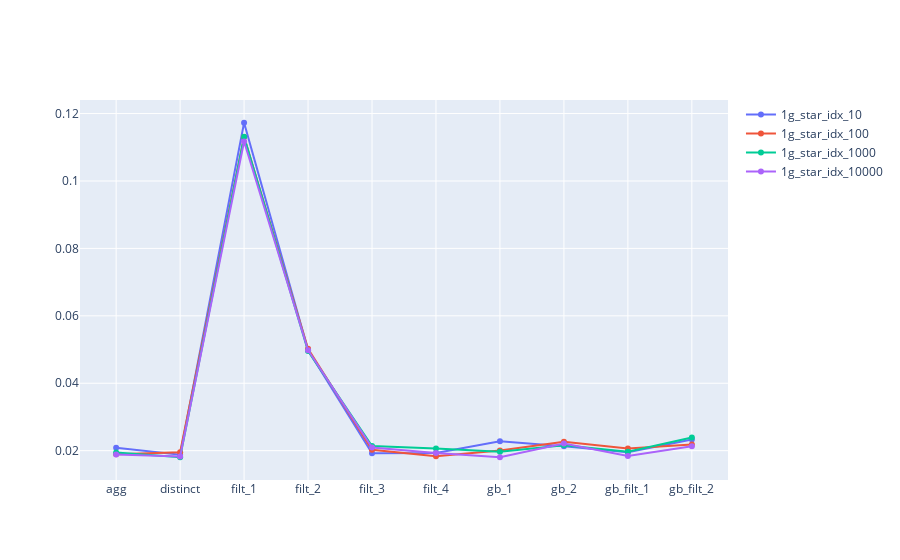

The code cell stored with this chart in its notebook:
### Code cell


### Figure 1 — Plotly figure (JSON) as saved in the notebook; plotly's stock layout.template omitted (floating-point values rounded to 4 significant figures)
{"data": [{"name": "1g_star_idx_10", "type": "scatter", "x": ["agg", "distinct", "filt_1", "filt_2", "filt_3", "filt_4", "gb_1", "gb_2", "gb_filt_1", "gb_filt_2"], "y": [0.0209, 0.01881, 0.1173, 0.04985, 0.01925, 0.01928, 0.02276, 0.0213, 0.01953, 0.02334]}, {"name": "1g_star_idx_100", "type": "scatter", "x": ["agg", "distinct", "filt_1", "filt_2", "filt_3", "filt_4", "gb_1", "gb_2", "gb_filt_1", "gb_filt_2"], "y": [0.0189, 0.01954, 0.113, 0.05022, 0.02024, 0.01836, 0.02004, 0.02262, 0.02063, 0.02186]}, {"name": "1g_star_idx_1000", "type": "scatter", "x": ["agg", "distinct", "filt_1", "filt_2", "filt_3", "filt_4", "gb_1", "gb_2", "gb_filt_1", "gb_filt_2"], "y": [0.01943, 0.01806, 0.1131, 0.04958, 0.02137, 0.02065, 0.01965, 0.02161, 0.01965, 0.02388]}, {"name": "1g_star_idx_10000", "type": "scatter", "x": ["agg", "distinct", "filt_1", "filt_2", "filt_3", "filt_4", "gb_1", "gb_2", "gb_filt_1", "gb_filt_2"], "y": [0.01887, 0.01829, 0.1117, 0.04981, 0.02092, 0.01932, 0.01805, 0.02211, 0.01843, 0.02131]}], "layout": {}}
